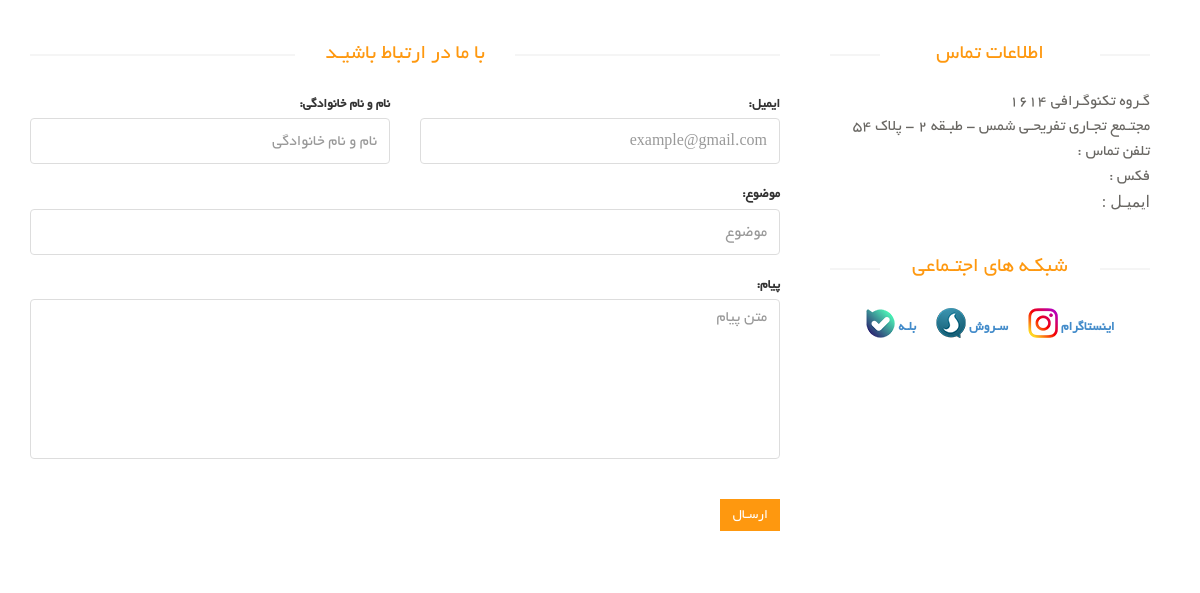
The page /contact-us/ on the database as committed earlier.
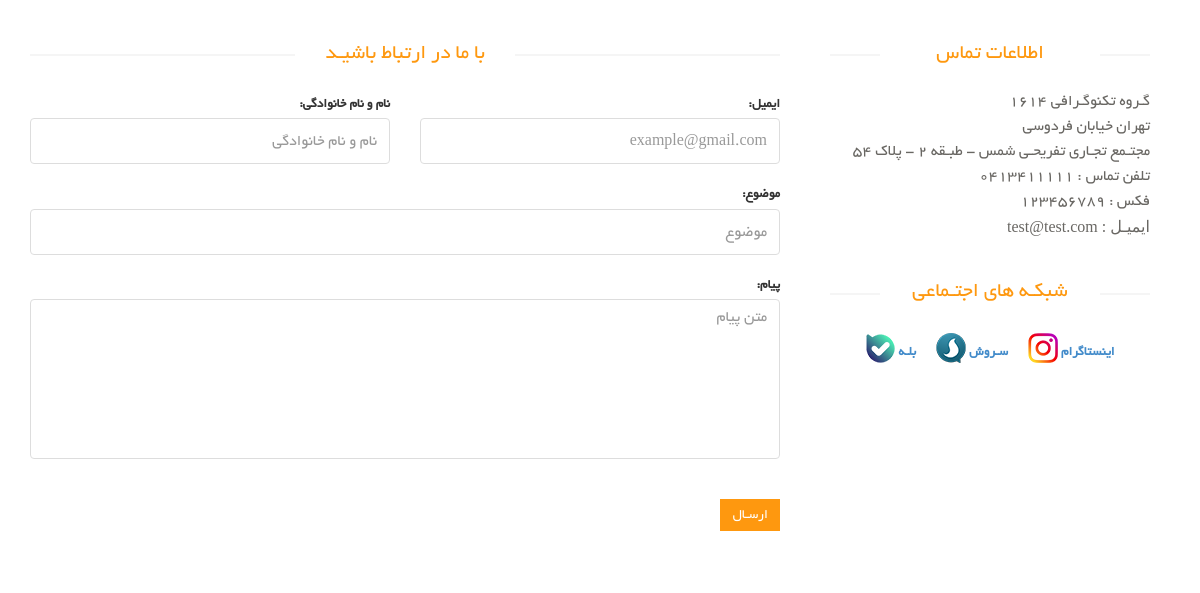
The same page on the database as committed later.
### SiteSetting/models.py (models this page shows, shortened)
class SiteSettings(models.Model):
    site_name = models.CharField(max_length=50)
    site_url = models.CharField(max_length=200)
    address = models.CharField(max_length=200)
    phone = models.CharField(max_length=200)
    fax = models.CharField(max_length=50)
    email = models.EmailField()
    copy_right = models.CharField(max_length=200)
    about_us_text = models.CharField(max_length=200)
    site_logo = models.ImageField(upload_to='images/site-setting')
    is_main_setting = models.BooleanField()

### contact/views.py (the view, shortened to what this page needs)
# urls.py: path('', views.ContactUsView.as_view(), name='contact'),
class ContactUsView(FormView):
    template_name = 'contact/contact.html'
    form_class = ContactUsModelForm
    success_url = '/'
    def get_context_data(self, *args, **kwargs):
        context = super().get_context_data(*args, **kwargs)
        settings: SiteSettings = SiteSettings.objects.filter(is_main_setting=True).first()
        context['setting'] = settings
        return context

### contact/forms.py
class ContactUsModelForm(forms.ModelForm):
    class Meta:
        model = ContactUs
        fields = ["title",
                  'full_name',
                  'email',
                  'message',
                  ]
        widgets = {
            "full_name": forms.TextInput(attrs={
                'placeholder': 'نام و نام خانوادگی',
                'class': 'form-control',
            }),
            "email": forms.TextInput(attrs={
                'placeholder': 'example@gmail.com',
                'class': 'form-control',
            }),
            "title": forms.TextInput(attrs={
                'placeholder': 'موضوع',
                'class': 'form-control',
            }),
            "message": forms.Textarea(attrs={
                'placeholder': 'متن پیام',
                'class': 'form-control',
                'row': 5,
                'id': 'message'
            }),
        }
        labels = {
            'full_name': "نام و نام خانوادگی",
            'email': 'ایمیل',
            'title': 'موضوع',
            'message': 'پیام'
        }

### contact/templates/contact/contact.html (shortened to what this page needs)
{% extends 'shared/base.html' %}
{% block content %}
    <div id="contact-page" class="container">
        <div class="bg">
            <div class="row">
                <div class="container">
                </div>
                </div>
            <div class="row">
                <div class="col-sm-8">
                    <div class="contact-form">
                        <h2 class="title text-center">با ما در ارتباط باشیـد</h2>
                        <form id="main-contact-form" class="contact-form row" name="contact-form" method="post">
                            <div class="form-group col-md-6">
                                {{form.full_name.label_tag}}
                                {{form.full_name}}
                            </div>
                            <div class="form-group col-md-6">
                                {{form.email.label_tag}}
                                {{form.email}}
                            </div>
                            <div class="form-group col-md-12">
                                {{form.title.label_tag}}
                                {{form.title}}
                            </div>
                            <div class="form-group col-md-12">
                                {{form.message.label_tag}}
                                {{form.message}}
                            </div>
                            <div class="form-group col-md-12">
                                <input type="submit" name="submit" class="btn btn-primary pull-right" value="ارسـال">
                            </div>
                        </form>
                    </div>
                </div>
                <div class="col-sm-4">
                    <div class="contact-info">
                        <h2 class="title text-center">اطلاعات تماس</h2>
                        <address>
                            <p>گـروه تکنوگـرافی 1614</p>
                            <p>{{ setting.address }}</p>
                            <p>مجتـمع تجـاری تفریحـی شمس - طبـقه 2 - پلاک 54</p>
                            <p>تلفن تماس :  {{ setting.phone }}</p>
                            <p>فکس : {{ setting.fax }}</p>
                            <p style="font-family: tahoma;">ایمیـل : {{ setting.email }}</p>
                        </address>
                        <div class="social-networks">
                            <h2 class="title text-center">شبکـه های اجتـماعی</h2>
                            <span class="socials-share share">
                                    <ul>
                                        <a href="#">
                                            <li>
                                                <label>بلـه</label>
                                                <img src="/static/images/product-details/Bale.png">
                                            </li>
                                        </a>
                                        <a href="#">
                                            <li>
                                                <label>سـروش</label>
                                                <img src="/static/images/product-details/Soroush.png">
                                            </li>
                                        </a>
                                        <a href="#">
                                            <li>
                                                <label>اینستاگرام</label>
                                                <img src="/static/images/product-details/Instagram.png">
                                            </li>
                                        </a>
                                    </ul>
                                </span>
                        </div>
                    </div>
                </div>
            </div>
        </div>
    </div>
{% endblock content %}

Rows that differ between the two databases and show on the page:
added SiteSettings: address "تهران خیابان فردوسی", phone "0413411111", fax "123456789", email "test@test.com"
